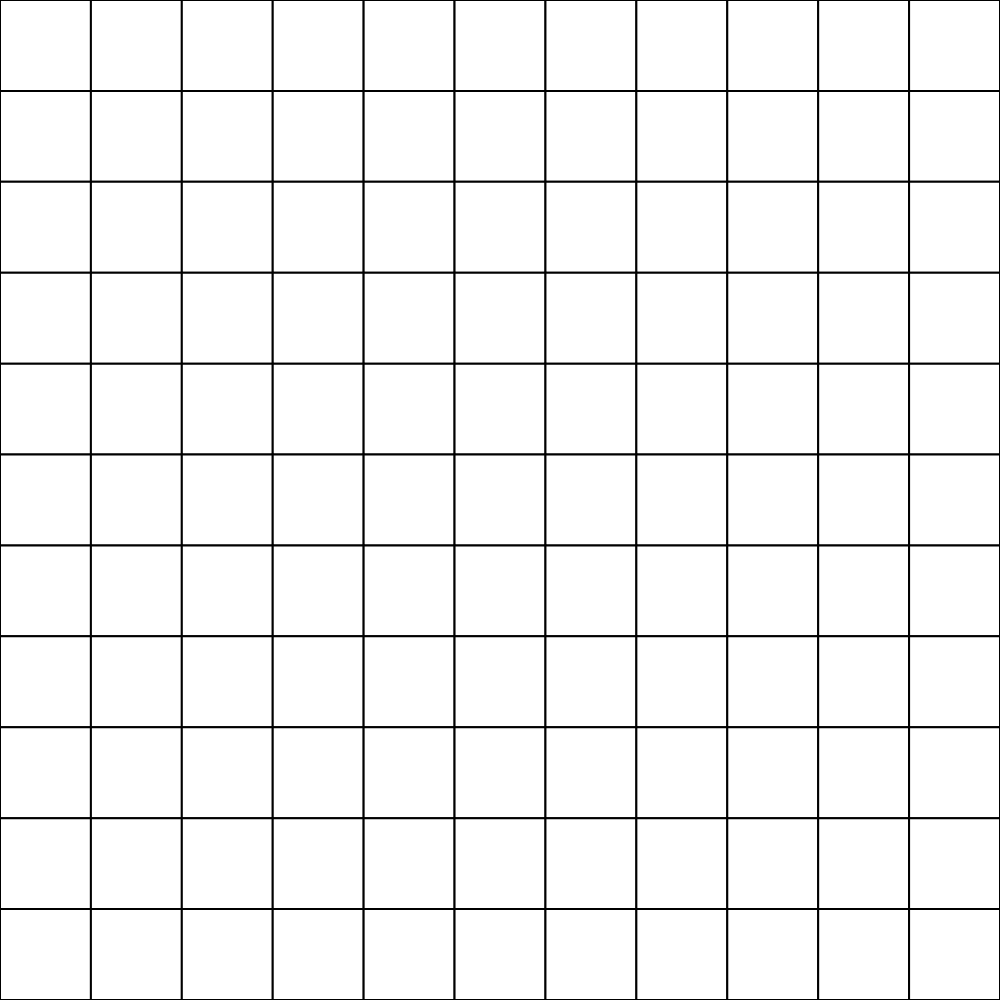
Frame 1 (no input)
Frame 60 (no input): identical to frame 1, image omitted
Frame 120 (the mouse pressed at the canvas centre since frame 60): identical to frame 1, image omitted

The p5.js sketch that drew this single still picture (run headless with seeded random() and noise() and a simulated clock; from frame 60 on, the mouse is pressed at the canvas centre):

// p5.js sketch
// ── sketch.js
// Project Title
// Your Name
// Date
//
// Extra for Experts:
// - describe what you did to take this project "above and beyond"


// auto captioning docstring!!!!:
/**
 * Adds two numbers.
 * @param {number} num1 The first number to add.
 * @param {number} num2 The second number to add.
 * @return {number} The result of adding num1 and num2.
 */
 let example;

 let gameOn = false;
 let lastTime = 0;
 let canvas;
 
 let cell = {
   cellX: 0,
   cellY: 0,
   isBlack: false
 }
 
 let cellsList = [];
 let rowLength = 11;
 let rowWidth = 11;
 let boardSize;
 function setup() {
   boardSize = min(windowWidth, windowHeight);
   canvas = createCanvas(boardSize, boardSize);
   canvas.center("horizontal")
   for (let y = 0; y < rowLength; y++) {
     let newCellRow = []
     for (let x = 0; x < rowWidth; x++) {
 
       let newCell = {...cell};
 
       newCell.cellX = x + 1;
       newCell.cellY = y + 1;
 
       newCellRow.push(newCell);
       // print(cellsList[x]);
     }
     cellsList.push([...newCellRow])
   }
   print(cellsList.length);
   print(cellsList);
   strokeWeight(2);
 }
 function windowResized(){
  boardSize = min(windowWidth, windowHeight);
  resizeCanvas(boardSize, boardSize);
  canvas.center("horizontal");
 }
 function draw() {
   background(220);
   drawCells();
  //  if (millis() - lastTime > 2000){
  //  if (gameOn){

  //  lastTime = millis() + 2000;
  //  }
  //  }
   // square(boardSize/2, boardSize/2, boardSize/5);
 }
 
 /**
  * draws all cells inside of the cellsList variable.
  */

 function drawCells(){
   
   for (let y = 0; y < rowLength; y++) {
     for (let x = 0; x < rowWidth; x++) {
     const element = cellsList[y][x];
 
     // print(element.cellX);
     // print(element.cellY);
     if (element.isBlack){
       fill(0);
     }
     else{
       fill(255);
     }
     square((element.cellX - 1)* boardSize/rowWidth, (element.cellY - 1)* boardSize/rowLength, boardSize/min(rowLength, rowWidth));
   }
 }
 }
 /**
  * returns the object related to the coordinates placeX and placeY
  * 
  * @param {number} placeX The x coordinate searched
  * @param {number} placeY The y coordinate searched
  *  
  */
 function lookForCell(placeX, placeY){
   for (let y = 0; y < rowLength; y++) {
     for (let x = 0; x < rowWidth; x++) {
     const element = cellsList[y][x];
     // print(floor(placeX * 5 / boardSize) + 1 === element.cellX && floor(placeY * 5 / boardSize) + 1 === element.cellY);
     if (floor(placeX * rowLength / boardSize) + 1 === element.cellX && floor(placeY * rowLength / boardSize) + 1 === element.cellY){
       
       return element;
     }
   }
 }
   return undefined;
 }
 
 /**
  * Triggered when mouse is Clicked. 
  */
 function mouseClicked(){
   if(mouseX> 0 && mouseY > 0 && mouseX < boardSize && mouseY < boardSize){
   // print(lookForCell(mouseX, mouseY));
   lookForCell(mouseX, mouseY).isBlack = !lookForCell(mouseX, mouseY).isBlack;

 
 }
 
 }
 function keyPressed(){
   gameOn = true;
 }
